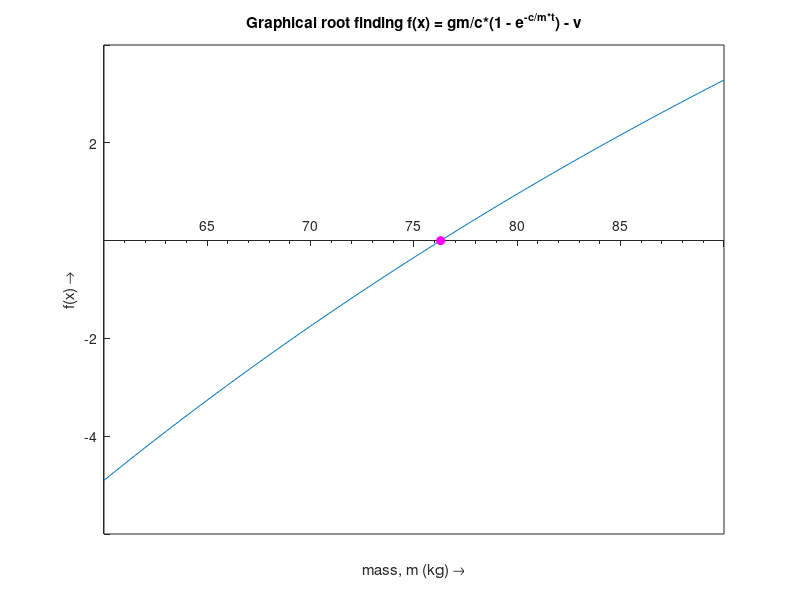

Write MATLAB code to recreate this figure.
clear

format long;

format compact

hold off

g=9.81;c=16;v=36;t=7;%8e

f=@(m) g*m/c.*(1-exp(-c./m*t))-v;

[ma fmass]=fzero(f,60); 
xmin = 60;

xmax =90;

x = linspace(xmin,xmax,200);

y = f(x);

set(gcf,'Position',[400 400 800 400])

plot(x,y)

hold on

plot(ma,0,'mo','MarkerFaceColor','m')

set(gca, 'XAxisLocation','origin','YAxisLocation','origin','XMinorTick','on');

xlabel('mass, m (kg) \rightarrow')

ylabel('f(x) \rightarrow')

title('Graphical root finding f(x) = gm/c*(1 - e^{-c/m*t}) - v')

shg

saveas(gcf,'ch7p11.jpg')